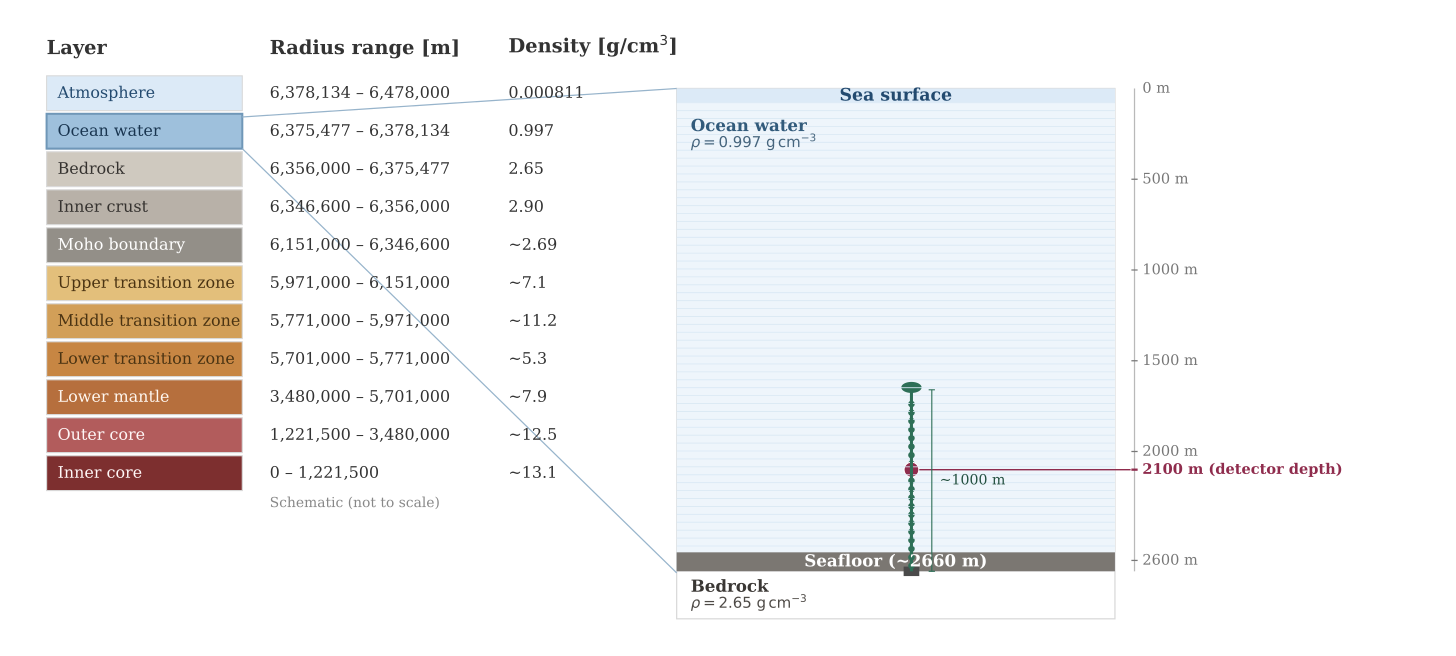

Reproduce this figure in Python.
import matplotlib.pyplot as plt
from matplotlib.patches import Rectangle, Circle, Ellipse

# Same figure as before, with ONLY the thin white line issue fixed.
# The fix is: horizontal water shading stops before the seafloor band.

W, H = 1850, 820

fig = plt.figure(figsize=(14.5, 6.5), dpi=300)
ax = plt.axes([0, 0, 1, 1])
ax.set_xlim(0, W)
ax.set_ylim(H, 0)
ax.axis("off")

def rect(x, y, w, h, color, ec=None, lw=1):
    face = "none" if color == "none" else color
    ax.add_patch(
        Rectangle(
            (x, y), w, h,
            facecolor=face,
            edgecolor=ec,
            linewidth=lw if ec else 0
        )
    )

def line(x1, y1, x2, y2, color="#bbbbbb", lw=1):
    ax.plot([x1, x2], [y1, y2], color=color, linewidth=lw, solid_capstyle="butt")

def txt(x, y, s, size=11, color="#222222", weight="normal", ha="left", va="center"):
    ax.text(
        x, y, s,
        fontsize=size,
        color=color,
        fontweight=weight,
        ha=ha,
        va=va,
        family="serif"
    )

def circ(x, y, r, color, ec=None, lw=1):
    ax.add_patch(
        Circle(
            (x, y), r,
            facecolor=color,
            edgecolor=ec,
            linewidth=lw if ec else 0
        )
    )

# ---------- Left panel ----------
x_layer = 55
w_layer = 250
x_range = 340
x_density = 645

txt(x_layer, 70, "Layer", size=14, color="#333333", weight="bold", va="bottom")
txt(x_range, 70, "Radius range [m]", size=14, color="#333333", weight="bold", va="bottom")
txt(x_density, 70, r"Density [g/cm$^3$]", size=14, color="#333333", weight="bold", va="bottom")

layers = [
    ("#dceaf7", "Atmosphere",              "6,378,134 – 6,478,000", "0.000811", "#234a6f"),
    ("#9ec0dc", "Ocean water",             "6,375,477 – 6,378,134", "0.997",    "#18344f"),
    ("#cfc9bf", "Bedrock",                 "6,356,000 – 6,375,477", "2.65",     "#35322f"),
    ("#b8b1a8", "Inner crust",             "6,346,600 – 6,356,000", "2.90",     "#35322f"),
    ("#938f88", "Moho boundary",           "6,151,000 – 6,346,600", "~2.69",    "#ffffff"),
    ("#e3bf7b", "Upper transition zone",   "5,971,000 – 6,151,000", "~7.1",     "#4a3312"),
    ("#d29f58", "Middle transition zone",  "5,771,000 – 5,971,000", "~11.2",    "#4a3312"),
    ("#c78643", "Lower transition zone",   "5,701,000 – 5,771,000", "~5.3",     "#4a3312"),
    ("#b66f3d", "Lower mantle",            "3,480,000 – 5,701,000", "~7.9",     "#fff7f0"),
    ("#b25c5c", "Outer core",              "1,221,500 – 3,480,000", "~12.5",    "#fff7f7"),
    ("#7d2f2f", "Inner core",              "0 – 1,221,500",         "~13.1",    "#fff7f7"),
]

y = 92
ROW_H = 44
for fill, name, rr, density, tc in layers:
    rect(x_layer, y, w_layer, ROW_H, fill, ec="#d9d9d9", lw=0.8)
    txt(x_layer + 14, y + ROW_H / 2, name, size=11.5, color=tc)
    txt(x_range, y + ROW_H / 2, rr, size=11.5, color="#333333")
    txt(x_density, y + ROW_H / 2, density, size=11.5, color="#333333")
    y += ROW_H + 4

txt(x_range, y + 12, "Schematic (not to scale)", size=10, color="#888888")

# zoom box and guide lines
rect(x_layer, 140, w_layer, 44, "none", ec="#6f97b8", lw=1.5)
RX = 860
line(x_layer + w_layer, 144, RX, 108, color="#97b4cb", lw=0.9)
line(x_layer + w_layer, 184, RX, 720, color="#97b4cb", lw=0.9)

# ---------- Right panel ----------
OCEAN_H = 610
OCEAN_Y = 108
OCEAN_DEPTH = 2660

def depth_to_y(d):
    return OCEAN_Y + (d / OCEAN_DEPTH) * OCEAN_H

Y_WATER_ROCK = depth_to_y(2660)

# frame
rect(RX, OCEAN_Y, 560, OCEAN_H + 60, "#ffffff", ec="#d9d9d9", lw=0.9)

# sea surface
rect(RX, OCEAN_Y, 560, 18, "#dceaf7")
txt(RX + 280, OCEAN_Y + 9, "Sea surface", size=12.5, color="#234a6f", weight="bold", ha="center")

# water column
rect(RX, OCEAN_Y + 18, 560, OCEAN_H - 18, "#eef5fb")

# FIX: stop shading lines before the seafloor band
for yy in range(int(OCEAN_Y + 18), int(Y_WATER_ROCK - 24), 10):
    line(RX, yy, RX + 560, yy, color="#d9e8f4", lw=0.6)

# seafloor band
rect(RX, Y_WATER_ROCK - 24, 560, 24, "#7b7772")
txt(RX + 280, Y_WATER_ROCK - 12, "Seafloor (~2660 m)", size=12, color="#ffffff", weight="bold", ha="center")

# ruler
RULER_X = RX + 585
line(RULER_X, OCEAN_Y, RULER_X, Y_WATER_ROCK, color="#b9b9b9", lw=0.9)
txt(RULER_X + 10, OCEAN_Y, "0 m", size=10.5, color="#777777", va="center")

for depth, label, color, bold in [
    (500,  "500 m",                   "#777777", False),
    (1000, "1000 m",                  "#777777", False),
    (1500, "1500 m",                  "#777777", False),
    (2000, "2000 m",                  "#777777", False),
    (2100, "2100 m (detector depth)", "#8f2c4d", True),
    (2600, "2600 m",                  "#777777", False),
]:
    yy = depth_to_y(depth)
    line(RULER_X - 4, yy, RULER_X + 4, yy, color=color, lw=1.6 if bold else 0.9)
    txt(RULER_X + 10, yy, label, size=10.5, color=color, weight="bold" if bold else "normal")

# detector string
YBOT_STR = depth_to_y(2660)
YTOP_STR = depth_to_y(1660)
SX = RX + 300

STRING_COLOR = "#2e6f57"
DET_COLOR = "#8f2c4d"

line(SX, YTOP_STR, SX, YBOT_STR, color=STRING_COLOR, lw=2.2)
ax.add_patch(Ellipse((SX, YTOP_STR - 3), 26, 14, facecolor=STRING_COLOR, edgecolor="none"))
rect(SX - 10, YBOT_STR - 6, 20, 12, "#4a4a4a")

N_OM = 20
for i in range(N_OM):
    oy = YTOP_STR + 18 + i * ((YBOT_STR - YTOP_STR - 25) / (N_OM - 1))
    circ(SX, oy, 4.2, STRING_COLOR)

YCEN = depth_to_y(2100)
circ(SX, YCEN, 9.5, DET_COLOR, ec="#ffffff", lw=0.8)
line(SX + 10, YCEN, RULER_X - 5, YCEN, color=DET_COLOR, lw=1)

# "P-ONE string" label intentionally removed
line(SX + 26, YTOP_STR, SX + 26, YBOT_STR, color=STRING_COLOR, lw=0.8)
line(SX + 22, YTOP_STR, SX + 30, YTOP_STR, color=STRING_COLOR, lw=0.8)
line(SX + 22, YBOT_STR, SX + 30, YBOT_STR, color=STRING_COLOR, lw=0.8)
txt(SX + 36, (YTOP_STR + YBOT_STR) / 2, "~1000 m", size=10.2, color="#224f3f")

# medium labels
txt(RX + 18, OCEAN_Y + 48, "Ocean water", size=12, color="#325b7b", weight="bold")
txt(RX + 18, OCEAN_Y + 68, r"$\rho = 0.997\ \mathrm{g\,cm^{-3}}$", size=10.8, color="#46657d")

txt(RX + 18, Y_WATER_ROCK + 20, "Bedrock", size=12, color="#3a3734", weight="bold")
txt(RX + 18, Y_WATER_ROCK + 40, r"$\rho = 2.65\ \mathrm{g\,cm^{-3}}$", size=10.8, color="#4e4a46")

png_out = "earth_model.png"
pdf_out = "earth_model.pdf"

fig.savefig(png_out, dpi=1200, bbox_inches="tight", pad_inches=0.03)
fig.savefig(pdf_out, bbox_inches="tight", pad_inches=0.03)
plt.close(fig)

print(png_out)
print(pdf_out)
